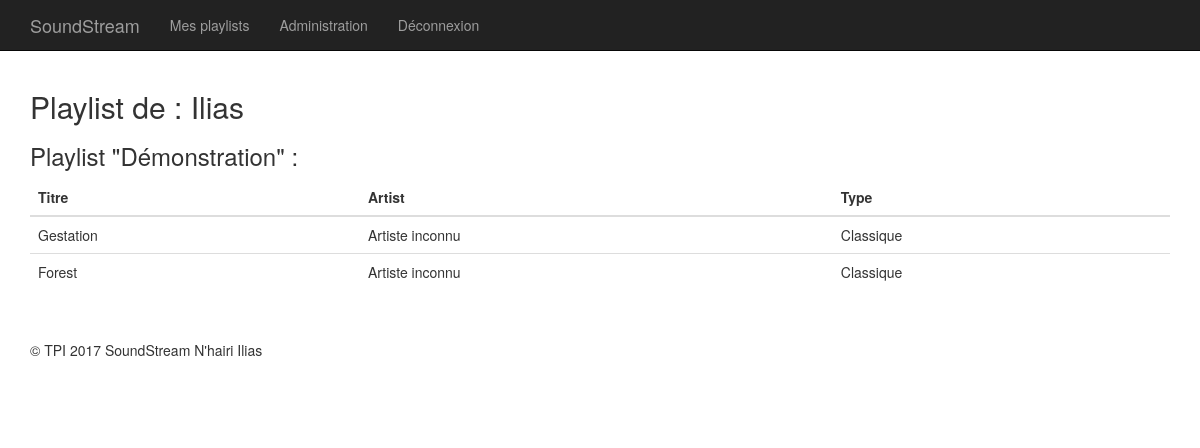
/Web/http/playlist.php?id=1 (signed in), run on the app's committed database.
### tables this page shows
CREATE TABLE `playlists` (
  `idPlaylist` int(11) NOT NULL,
  `namePlaylist` varchar(25) NOT NULL,
  `idUser` int(11) NOT NULL
);

CREATE TABLE `users` (
  `idUser` int(11) NOT NULL,
  `pseudoUser` varchar(30) NOT NULL,
  `passUser` longtext NOT NULL,
  `privilegesUser` tinyint(1) NOT NULL
);

CREATE TABLE `musics` (
  `idMusic` int(11) NOT NULL,
  `titleMusic` varchar(25) DEFAULT NULL,
  `idType` int(11) NOT NULL,
  `idArtist` int(11) NOT NULL,
  `fileName` varchar(255) NOT NULL
);

CREATE TABLE `artists` (
  `idArtist` int(11) NOT NULL,
  `nameArtist` varchar(40) NOT NULL
);

CREATE TABLE `types` (
  `idType` int(11) NOT NULL,
  `labelType` varchar(40) NOT NULL
);

### Web/http/playlist.php (the view, shortened to what this page needs)
<?php
require_once("php/functions.php");
$sql = "SELECT namePlaylist,pseudoUser FROM playlists, users WHERE users.idUser = playlists.idUser AND playlists.idPlaylist = :idPlaylist";
$query = $db->prepare($sql);
$query->execute(array(
  'idPlaylist' => htmlentities($_GET['id'])
));
$playlistData = $query->fetchall();
$playlistData = $playlistData[0];
$sql = 'SELECT * FROM musics,playlists,types,contain,artists WHERE musics.idType = types.idType AND contain.idPlaylist = playlists.idPlaylist AND
contain.idMusic = musics.idMusic AND playlists.idPlaylist = :idPlaylist AND artists.idArtist = musics.idArtist';
$query = $db->prepare($sql);
$query->execute(array(
  'idPlaylist' => htmlentities($_GET['id'])
));
$data = $query->fetchall();
?>
<!DOCTYPE html>
<html lang="fr">
<head>
  <link href="css/bootstrap.min.css" rel="stylesheet">
  <link href="css/style.css" rel="stylesheet">
</head>
<body>
  <nav class="navbar navbar-inverse navbar-fixed-top" role="navigation">
    <div class="container">
      <div class="navbar-header">
      <a class="navbar-brand" href="user.php">SoundStream</a>
    </div>
    <div class="collapse navbar-collapse" id="bs-example-navbar-collapse-1">
      <?php if(isset($_SESSION['idUser'])) {?>
      <ul class="nav navbar-nav">
        <li>
          <a href="user.php">Mes playlists</a>
        </li>
        <?php   if ($_SESSION['privilegeUser'] == 1) { ?>
        <li>
          <a href="admin.php">Administration</a>
        </li>
        <?php } ?>
        <li>
          <a href="deconnexion.php">Déconnexion</a>
        </li>
      </ul>
      <?php } ?>
    </div>
  </div>
</nav>
    <div class="container">
      <h2>Playlist de : <?php echo $playlistData['pseudoUser']; ?></h2>
      <h3>Playlist "<?php echo $playlistData['namePlaylist']; ?>" :</h3>
      <?php if(count($data) > 0){ ?>
        <table class="table table-hover">
          <thead>
            <tr>
              <th>Titre</th>
              <th>Artist</th>
              <th>Type</th>
            </tr>
          </thead>
          <tbody>
            <?php foreach ($data as $music) { ?>
              <tr>
                <td><?php echo $music['titleMusic']; ?></td>
                <td><?php echo $music['nameArtist']; ?></td>
                <td><?php echo $music['labelType']; ?></td>
              </tr>
              <?php } ?>
            </tbody>
          </table>
          <?php }else{ ?>
            <p>Cette playlist est vide.</p>
            <?php } ?>
            <footer>
              <div class="row">
                <div class="col-lg-12">
                  <p>&copy; TPI 2017 SoundStream N'hairi Ilias</p>
                </div>
              </div>
            </footer>
          </div>
        </body>
        </html>

### Web/http/css/style.css (style rules this page uses)
body { padding-top: 70px; }
footer { margin: 50px 0; }

### data on the page
playlists: idUser.pseudoUser "Ilias", namePlaylist "Démonstration"
musics: titleMusic "Gestation", idArtist.nameArtist "Artiste inconnu", idType.labelType "Classique"
musics: titleMusic "Forest", idArtist.nameArtist "Artiste inconnu", idType.labelType "Classique"
